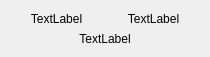
<?xml version="1.0" encoding="UTF-8"?>
<ui version="4.0">
 <class>blockWidget</class>
 <widget class="QWidget" name="blockWidget">
  <property name="geometry">
   <rect>
    <x>0</x>
    <y>0</y>
    <width>210</width>
    <height>57</height>
   </rect>
  </property>
  <property name="windowTitle">
   <string>Form</string>
  </property>
  <property name="styleSheet">
   <string notr="true"/>
  </property>
  <layout class="QVBoxLayout" name="verticalLayout">
   <item>
    <layout class="QHBoxLayout" name="horizontalLayout">
     <property name="sizeConstraint">
      <enum>QLayout::SetDefaultConstraint</enum>
     </property>
     <item>
      <widget class="QLabel" name="blockD">
       <property name="text">
        <string>TextLabel</string>
       </property>
       <property name="alignment">
        <set>Qt::AlignCenter</set>
       </property>
      </widget>
     </item>
     <item>
      <widget class="QLabel" name="timeD">
       <property name="text">
        <string>TextLabel</string>
       </property>
       <property name="alignment">
        <set>Qt::AlignCenter</set>
       </property>
      </widget>
     </item>
    </layout>
   </item>
   <item>
    <widget class="QLabel" name="minerD">
     <property name="text">
      <string>TextLabel</string>
     </property>
     <property name="alignment">
      <set>Qt::AlignCenter</set>
     </property>
     <property name="wordWrap">
      <bool>false</bool>
     </property>
    </widget>
   </item>
  </layout>
 </widget>
 <resources/>
 <connections/>
</ui>
